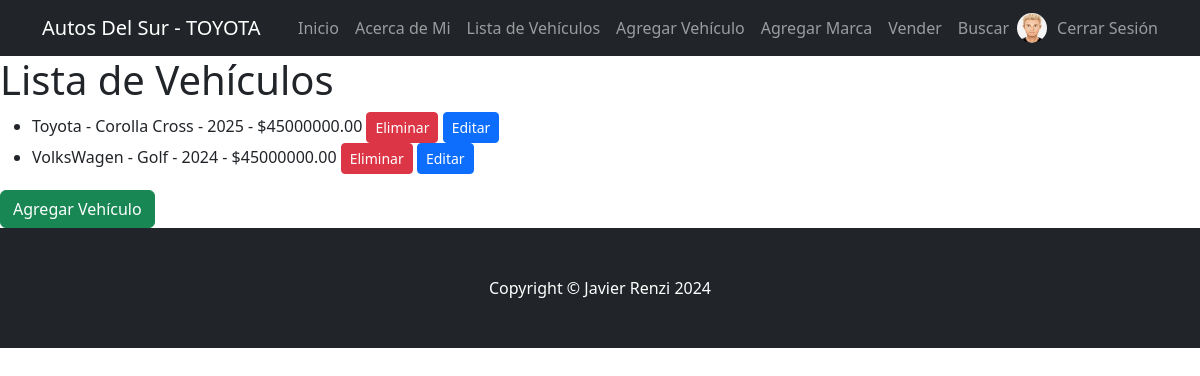
The page /users/cars/ (signed in) on the database its author committed.
### users/models.py (models this page shows, shortened)
class Profile(models.Model):
    user = models.OneToOneField(User, on_delete=models.CASCADE)
    avatar = models.ImageField(upload_to='avatars/', default='avatars/default.png')

### web_autos/models.py (models this page shows, shortened)
class Car(models.Model):
    brand = models.ForeignKey(Brand, on_delete=models.CASCADE, verbose_name="Marca")
    model = models.CharField(max_length=100, verbose_name="Modelo")
    year = models.IntegerField(verbose_name="Año")
    price = models.DecimalField(max_digits=10, decimal_places=2, verbose_name="Precio")
    image = models.ImageField(upload_to='car_images/', blank=True, null=True, verbose_name="Imagen")  # Campo de imagen

class Brand(models.Model):
    name = models.CharField(max_length=100, verbose_name="Nombre")
    country = models.CharField(max_length=100, verbose_name="País")
    def __str__(self):
        return self.name

### users/views.py (the view)
# urls.py: path('cars/', CarListView.as_view(), name='car_list'),
class CarListView(LoginRequiredMixin, ListView):
    model = Car
    template_name = 'web_autos/car_list.html'
    context_object_name = 'cars'

### web_autos/templates/web_autos/car_list.html (shortened to what this page needs)
{% extends 'web_autos/base.html' %}
{% load static %}
{% block content %}
<h1>Lista de Vehículos</h1>
<ul>
    {% for car in cars %}
        <li>
            {{ car.brand }} - {{ car.model }} - {{ car.year }} - ${{ car.price }}
            {% if user.is_authenticated %}
                <form method="post" action="{% url 'car_delete' car.id %}" style="display:inline;">
                    <button type="submit" class="btn btn-danger btn-sm">Eliminar</button>
                </form>
                <a href="{% url 'car_edit' car.pk %}" class="btn btn-primary btn-sm">Editar</a>
            {% endif %}
        </li>
    {% endfor %}
</ul>
{% if user.is_authenticated %}
    <a href="{% url 'car_add' %}" class="btn btn-success">Agregar Vehículo</a>
{% endif %}
{% endblock %}

### web_autos/templates/web_autos/base.html (shortened to what this page needs)
<!DOCTYPE html>
<html lang="en">
<head>
    {% load static %}
    <link href="{% static 'web_autos/css/styles.css' %}" rel="stylesheet" />
</head>
<body>
    <nav class="navbar navbar-expand-lg navbar-dark bg-dark">
        <div class="container">
            <a class="navbar-brand" href="{% url 'index' %}">Autos Del Sur - TOYOTA</a>
            <div class="collapse navbar-collapse" id="navbarSupportedContent">
                <ul class="navbar-nav ms-auto mb-2 mb-lg-0">
                    <li class="nav-item">
                        <a class="nav-link" href="{% url 'index' %}">Inicio</a>
                    </li>
                    <li class="nav-item">
                        <a class="nav-link" href="{% url 'about' %}">Acerca de Mi</a>
                    </li>
                    {% if user.is_authenticated %}
                        <li class="nav-item">
                            <a class="nav-link" href="{% url 'car_list' %}">Lista de Vehículos</a>
                        </li>
                        <li class="nav-item">
                            <a class="nav-link" href="{% url 'car_add' %}">Agregar Vehículo</a>
                        </li>
                        <li class="nav-item">
                            <a class="nav-link" href="{% url 'add_brand' %}">Agregar Marca</a>
                        </li>
                        <li class="nav-item">
                            <a class="nav-link" href="{% url 'add_owner' %}">Vender</a>
                        </li>
                        <li class="nav-item">
                            <a class="nav-link" href="{% url 'search' %}">Buscar</a>
                        </li>
                        <li class="nav-item d-flex align-items-center">
                            <img src="{{ user.profile.avatar.url }}" alt="{{ user.username }}" class="rounded-circle" width="30" height="30" style="margin-right: 10px;">
                            <form method="post" action="{% url 'logout' %}">
                                <button type="submit" class="nav-link btn btn-link" style="padding: 0; border: none; background: none;">Cerrar Sesión</button>
                            </form>
                        </li>
                    {% else %}
                        <li class="nav-item">
                            <a class="nav-link" href="{% url 'login' %}">Iniciar Sesión</a>
                        </li>
                    {% endif %}
                </ul>
            </div>
        </div>
    </nav>
    <div class="content-wrapper">
        {% block content %}
        {% endblock %}
    </div>
    <footer class="py-5 bg-dark">
        <div class="container"><p class="m-0 text-center text-white">Copyright &copy; Javier Renzi 2024</p></div>
    </footer>
</body>
</html>

### rows shown on the page
Car: brand "Toyota", model "Corolla Cross", year "2025", price "45000000.00"
Car: brand "VolksWagen", model "Golf", year "2024", price "45000000.00"
